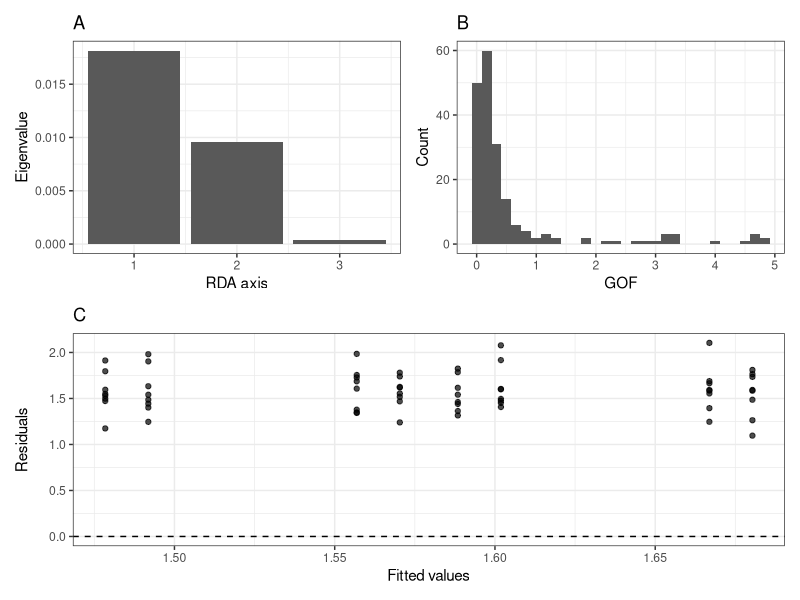
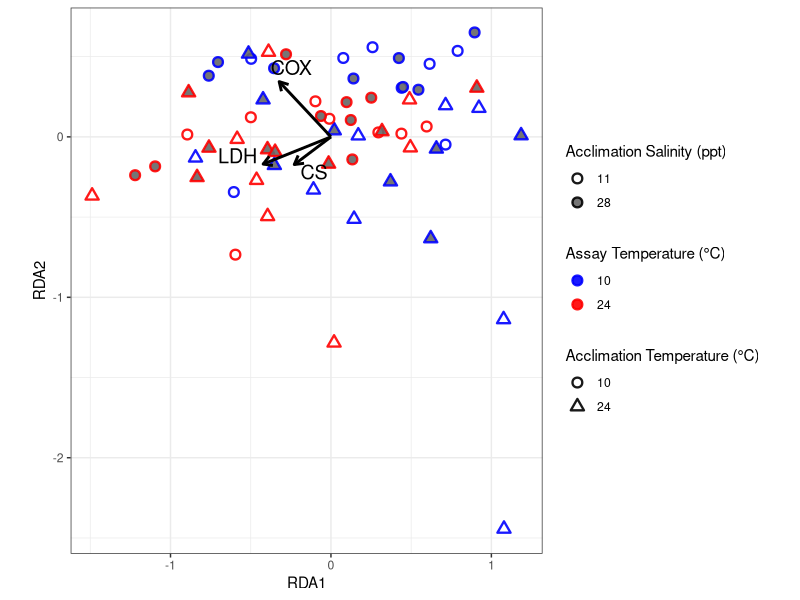

R code for these plots, in order:
## ---- chunk 1
knitr::opts_chunk$set(echo = TRUE)
## ---- chunk 2
library(tidyverse)
library(vegan)
library(ggrepel)
library(patchwork)
## ---- chunk 3
killi_rda <- read_csv("../Data_Set/HS_MD_killifish.csv")

str(killi_rda)
## ---- chunk 4
killi_rda <- killi_rda %>%
  mutate(across(c(Assay_Temperature,
                  Acclimation_Temperature,
                  Acclimation_Salinity),
                as.factor))

killi_rda$Fish_ID <- as.character(killi_rda$Fish_ID)

str(killi_rda)
## ---- chunk 5
killi_rda <- killi_rda %>%
  mutate(across(c(CS_Activity, COX_Activity, LDH_Activity),
                ~log(.x),
                .names = "log_{.col}"))
## ---- chunk 6
response_matrix <- killi_rda %>%
  select(log_CS_Activity, log_COX_Activity, log_LDH_Activity)
## ---- chunk 7
rda_model <- rda(response_matrix ~ Assay_Temperature +
                                   Acclimation_Temperature +
                                   Acclimation_Salinity,
                 data = killi_rda)
## ---- chunk 8

# Eigenvalues (RDA axes)
eig_df <- data.frame(
  Axis = seq_along(rda_model$CCA$eig),
  Eigenvalue = rda_model$CCA$eig
)

# Goodness-of-fit (sites)
gof_vals <- goodness(rda_model, display = "sites")
gof_df <- data.frame(
  Site = seq_along(gof_vals),
  GOF = as.numeric(gof_vals)
)

fitted_vals <- fitted(rda_model)
resid_vals <- residuals(rda_model)

fr_df <- data.frame(
  Fitted = fitted_vals[,1],
  Residuals = resid_vals[,1]
)

# ----------------------------
# Plot 1: Eigenvalues
# ----------------------------
p1 <- ggplot(eig_df, aes(x = Axis, y = Eigenvalue)) +
  geom_col() +
  labs(title = "A",
       x = "RDA axis",
       y = "Eigenvalue") +
  theme_bw()

# ----------------------------
# Plot 2: Goodness-of-fit
# ----------------------------
p2 <- ggplot(gof_df, aes(x = GOF)) +
  geom_histogram(bins = 30) +
  labs(title = "B",
       x = "GOF",
       y = "Count") +
  theme_bw()

# ----------------------------
# Plot 3: Fitted vs Residuals plot
# ----------------------------

p3 <- ggplot(fr_df, aes(x = Fitted, y = Residuals)) +
  geom_point(alpha = 0.7) +
  geom_hline(yintercept = 0, linetype = 2) +
  labs(title = "C",
       x = "Fitted values",
       y = "Residuals") +
  theme_bw()


# ----------------------------
# Combine into panel
# ----------------------------
panel_plot <- (p1 | p2) / (p3)

ggsave(
  filename = "../Figures/rda_diagnostics.png",
  plot = panel_plot,
  width = 8,
  height = 6,
  dpi = 300
)
## ---- chunk 9
print(
  summary(rda_model)
    )
## ---- chunk 10
print(
  anova(rda_model, permutations = how(blocks = killi_rda$Fish_ID))
    )
## ---- chunk 11
print(
  anova(rda_model, by = "axis",
      permutations = how(blocks = killi_rda$Fish_ID))
    )
## ---- chunk 12
print(
  anova(rda_model, by = "terms",
      permutations = how(blocks = killi_rda$Fish_ID))
    )
## ---- chunk 13
sites <- scores(rda_model, display = "sites", scaling = 2)
species <- scores(rda_model, display = "species", scaling = 2)
bp <- scores(rda_model, display = "bp", scaling = 2)

print(species)
print(bp)

sites <- as.data.frame(sites)
species <- as.data.frame(species)

species$label <- gsub("_Activity", "", gsub("log_", "", rownames(species)))

sites$Assay_Temperature <- killi_rda$Assay_Temperature
sites$Acclimation_Temperature <- killi_rda$Acclimation_Temperature
sites$Acclimation_Salinity <- killi_rda$Acclimation_Salinity
## ---- chunk 14
library(ggrepel)

rda_plot<-ggplot(sites, aes(RDA1, RDA2)) +
  
  geom_point(aes(
    color = Assay_Temperature,
    fill = Acclimation_Salinity,
    shape = Acclimation_Temperature
  ),
  size = 2.5,
  stroke = 1.2,
  alpha = 0.9) +
  
  scale_color_manual(values = c("10" = "blue",
                                "24" = "red")) +
  
  scale_shape_manual(values = c("10" = 21,
                               "24" = 24)) +
  
  scale_fill_manual(values = c("28" = "grey40",
                              "11" = "white")) +
  
  # RESPONSE VECTORS (arrows)
  geom_segment(data = species,
             aes(x = 0, y = 0,
                 xend = RDA1, yend = RDA2),
             linewidth = 1,
             arrow = arrow(length = unit(0.25, "cm")),
             color = "black") +
  
  geom_text_repel(data = species,
                  aes(x = RDA1, y = RDA2, label = label),
                  size = 5) +
  
  guides(
    fill = guide_legend(override.aes = list(shape = 21, colour = "black"))
  ) +
  
  theme_bw() +
  coord_equal() +
  
  labs(
    color = "Assay Temperature (°C)",
    shape = "Acclimation Temperature (°C)",
    fill = "Acclimation Salinity (ppt)"
  )
## ---- chunk 15
ggsave(
  filename = "../Figures/rda_plot.png",
  plot = rda_plot,
  width = 8,
  height = 5,
  dpi = 300
)
